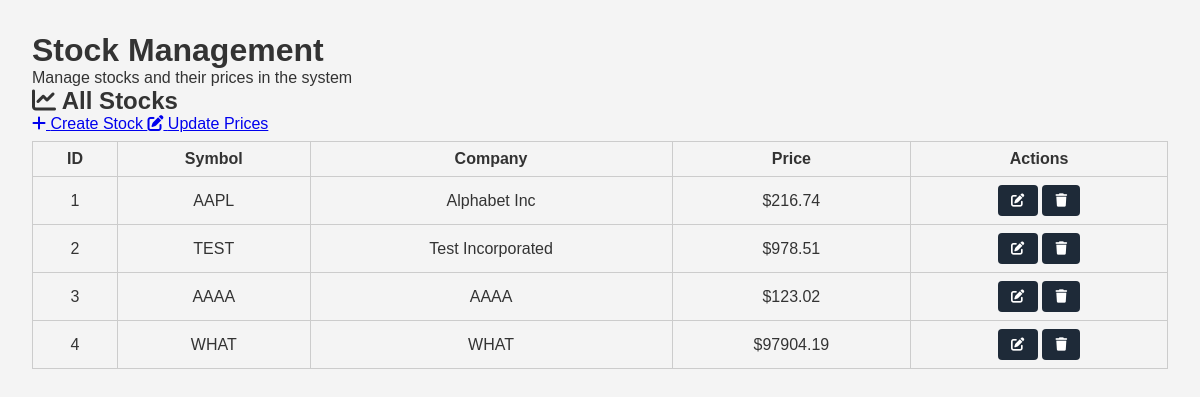
The page /admin/stocks (signed in) on the database as committed earlier.
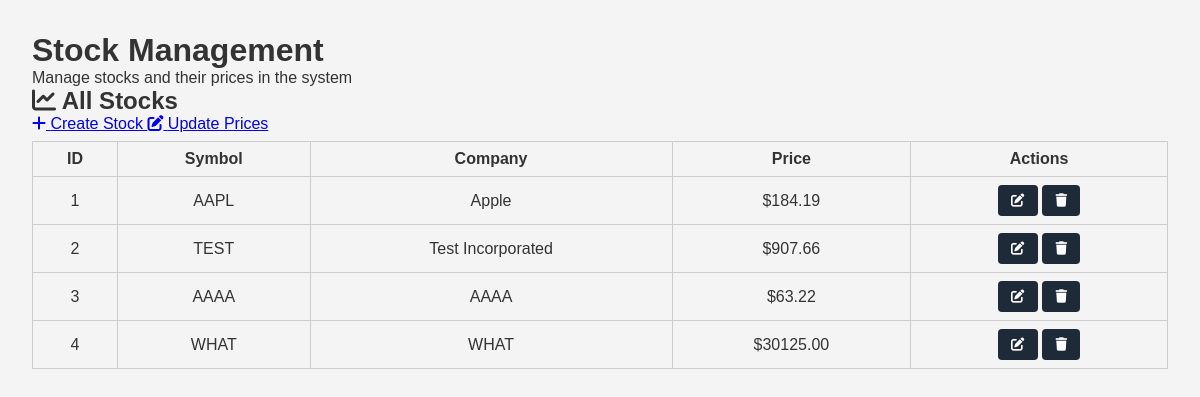
The same page on the database as committed later.
### tables this page shows
CREATE TABLE stocks (
    stock_id INTEGER PRIMARY KEY AUTOINCREMENT,
    symbol TEXT NOT NULL UNIQUE,
    company_name TEXT NOT NULL,
    price REAL NOT NULL
);

### app.py (the view)
@app.route('/admin/stocks')
def admin_stocks():
    check = require_admin()
    if check:
        return check
    conn = get_db_connection()
    stocks = conn.execute('SELECT * FROM stocks').fetchall()
    conn.close()
    return render_template('admin_stocks.html', stocks=stocks)

### app.py (called while the page is built)
def get_db_connection():
    conn = sqlite3.connect(DB_NAME, timeout=5, check_same_thread=False)
    conn.row_factory = sqlite3.Row
    conn.execute("PRAGMA journal_mode=WAL;")
    conn.execute("PRAGMA busy_timeout = 5000;")
    return conn

def require_admin():
    if 'user_id' not in session:
        flash("You must be logged in.", "error")
        return redirect(url_for('login'))
    conn = get_db_connection()
    user = conn.execute(
        'SELECT is_admin FROM users WHERE user_id = ?',
        (session['user_id'],)
    ).fetchone()
    conn.close()
    if not user:
        flash("User not found.", "error")
        return redirect(url_for('login'))
    is_admin = user['is_admin'] if 'is_admin' in user.keys() else 0
    if int(is_admin) != 1:
        flash("Administrator access required.", "error")
        if 'user_id' in session:
            return redirect(url_for('dashboard', user_id=session.get('user_id')))
        return redirect(url_for('login'))
    return None

### templates/admin_stocks.html (shortened to what this page needs)
<!DOCTYPE html>
<html lang="en">
<head>
  <link rel="stylesheet" href="{{ url_for('static', filename='styles.css') }}">
  <link href="https://cdnjs.cloudflare.com/ajax/libs/font-awesome/6.0.0/css/all.min.css" rel="stylesheet">
</head>
<body>
  <main class="dashboard-container">
    <div class="welcome-section">
      <h1>Stock Management</h1>
      <p>Manage stocks and their prices in the system</p>
    </div>
    <div class="content-grid">
      <div class="card">
        <div class="card-header">
          <h2><i class="fas fa-chart-line"></i> All Stocks</h2>
          <div class="card-actions">
            <a href="{{ url_for('admin_stock_create') }}" class="btn btn-primary">
              <i class="fas fa-plus"></i> Create Stock
            </a>
            <a href="{{ url_for('admin_stock_update') }}" class="btn btn-secondary">
              <i class="fas fa-edit"></i> Update Prices
            </a>
          </div>
        </div>
        <div class="card-content">
          {% if stocks %}
            <div class="stocks-table">
              <table>
                <thead>
                  <tr>
                    <th>ID</th>
                    <th>Symbol</th>
                    <th>Company</th>
                    <th>Price</th>
                    <th>Actions</th>
                  </tr>
                </thead>
				<tbody>
				  {% for stock in stocks %}
					<tr>
					  <td>{{ stock.stock_id }}</td>
					  <td class="symbol-cell">
						<span class="symbol">{{ stock.symbol }}</span>
					  </td>
					  <td>{{ stock.company_name }}</td>
					  <td class="price-cell">${{ "%.2f"|format(stock.price) }}</td>
					  <td class="actions-cell">
						<form action="{{ url_for('admin_stock_edit', stock_id=stock.stock_id) }}"
							  method="GET" style="display:inline;">
						  <button class="btn-icon" title="Edit Stock">
							<i class="fas fa-edit"></i>
						  </button>
						</form>
						<form class="delete-stock-form"
							  action="{{ url_for('admin_stock_delete', stock_id=stock.stock_id) }}"
							  method="POST" style="display:inline;"
							  onsubmit="return confirm('Are you sure you want to delete this stock? This action cannot be undone.');">
						  <button class="btn-icon" title="Delete Stock">
							<i class="fas fa-trash"></i>
						  </button>
						</form>
					  </td>
					</tr>
				  {% endfor %}
				</tbody>
              </table>
            </div>
          {% endif %}
        </div>
      </div>
    </div>
  </main>
</body>
</html>

Rows that differ between the two databases and show on the page:
changed stocks "AAPL": company_name "Alphabet Inc" → "Apple"; price "216.74" → "184.19"
changed stocks "TEST": price "978.51" → "907.66"
changed stocks "AAAA": price "123.02" → "63.22"
changed stocks "WHAT": price "97904.19" → "30125.00"
